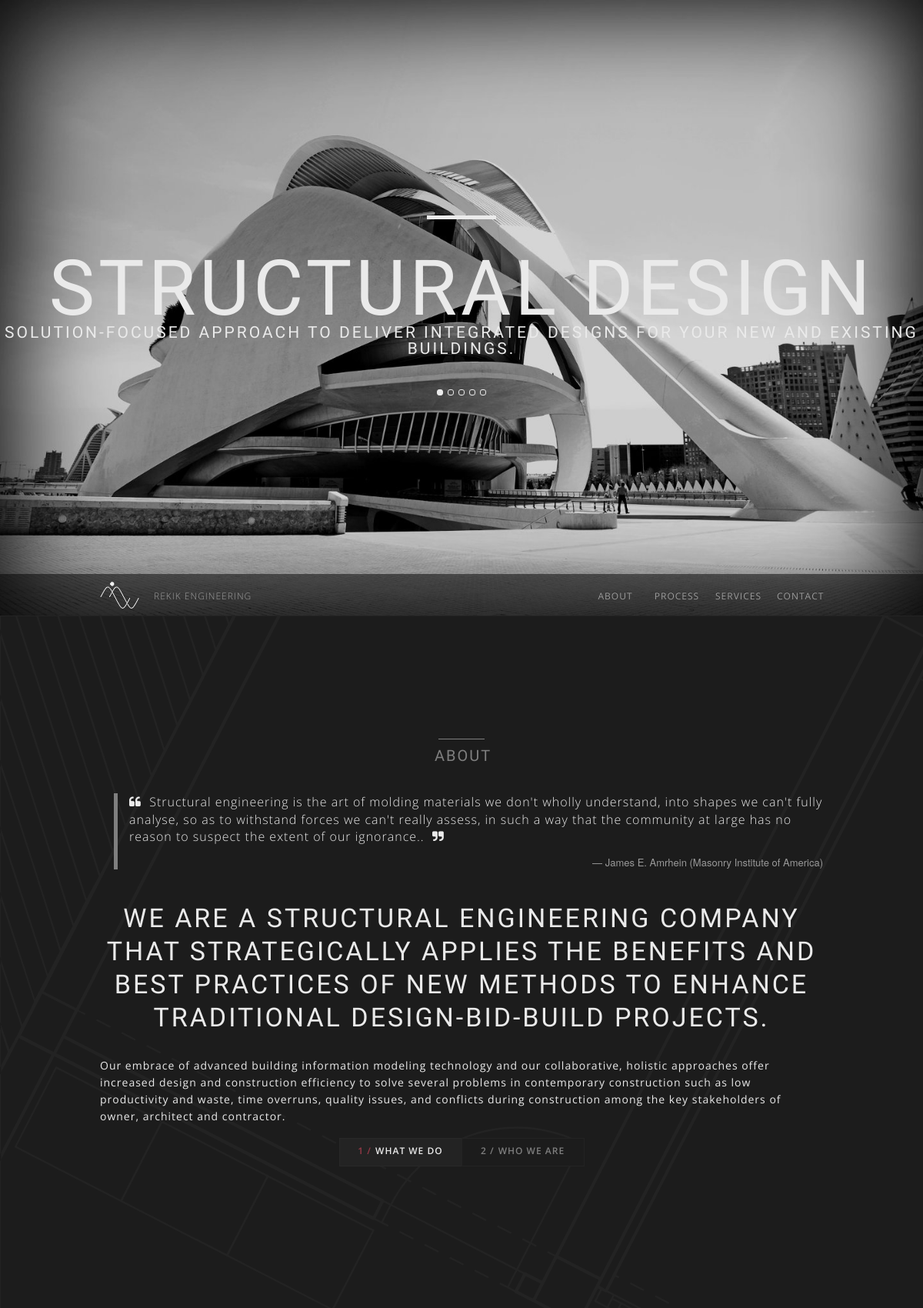
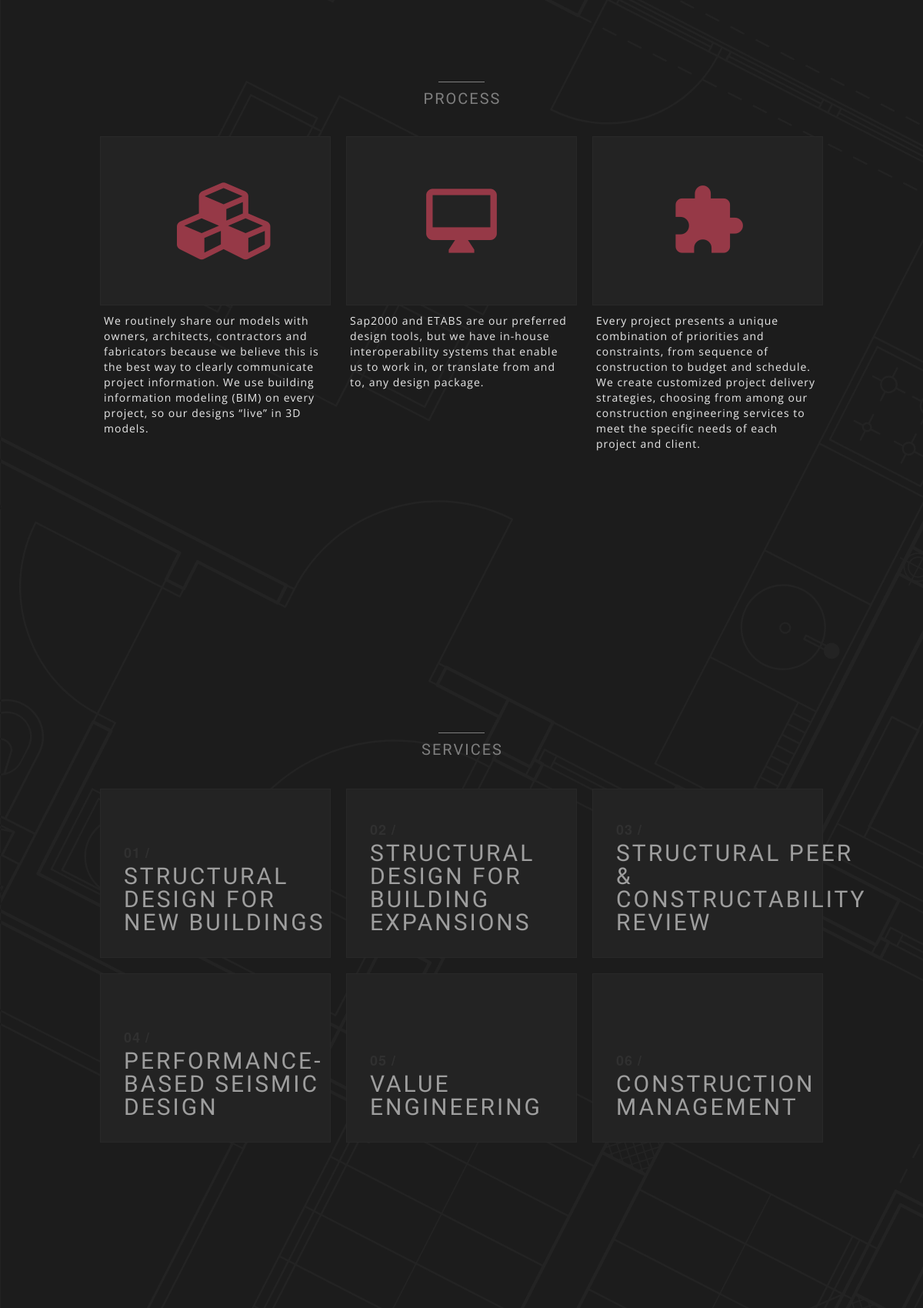
The page / (upper part) on the database its author committed (2 pictures, top to bottom).
### pages/models.py (models this page shows, shortened)
class Base(models.Model):
    created_at = models.DateTimeField(
        'Created date',
        auto_now_add=True,
    )
    updated_at = models.DateTimeField(
        'Modified date',
        auto_now=True
    )
    class Meta:
        abstract = True

class Company(Base):
    name = models.CharField(
        'Company full name',
        max_length=60,
        help_text=''
    )
    tagline = models.CharField('Company tagline', max_length=255)
    quote = models.TextField()
    quote_speaker = models.CharField(
        'Featured quote speaker',
        max_length=60,
        default='Unkown',
    )
    description1 = models.TextField('Company description')
    description2 = models.TextField('More company description')
    team_description = models.TextField('Short team description')
    location = models.CharField('Location name', max_length=100)
    subcity = models.CharField(max_length=100)
    city = models.CharField(max_length=100, default='Addis Ababa')
    country = models.CharField(max_length=100, default='Ethiopia')
    email = models.EmailField(max_length=100)
    phone = models.CharField('Phone number', max_length=20)
    facebook = models.URLField(blank=True)
    twitter = models.URLField(blank=True)
    instagram = models.URLField(blank=True)
    linkedin = models.URLField(blank=True)
    class Meta:
        verbose_name_plural = 'Company'

class Slide(Base):
    title = models.CharField(max_length=120)
    description = models.TextField(
        max_length=255,
        blank=True,
        help_text='Short description with less than 255 letters.'
    )
    wallpaper = models.ImageField(
        upload_to=slide_path,
        help_text='Upload a 1440x960 pixel .jpg image.'
    )

class Process(Base):
    title = models.CharField(max_length=255)
    icon = models.CharField(max_length=100, blank=True)
    description = models.TextField()
    class Meta:
        verbose_name_plural = 'Process'

class Service(Base):
    title = models.CharField(max_length=255)
    description = models.TextField()

### pages/views.py (the view)
# urls.py: path('', page_views.IndexView.as_view(), name='index'),
class IndexView(TemplateView):
    template_name = 'pages/index.html'
    def get_context_data(self, *args, **kwargs):
        context = super().get_context_data(*args, **kwargs)
        context['company'] = models.Company.objects.all()[0]
        context['slide_list'] = models.Slide.objects.all()
        context['staff_list'] = models.Staff.objects.all()
        context['process_list'] = models.Process.objects.all()
        context['service_list'] = models.Service.objects.all()
        return context

### pages/templates/pages/index.html (shortened to what this page needs)
{% load static %}<!DOCTYPE html>
 <html class="no-js">
<head>
        <link rel="stylesheet" type="text/css" href="{% static 'css/font-awesome.min.css' %}">
        <link rel="stylesheet" type="text/css" href="{% static 'css/lib/jquery-ui.min.css' %}">
        <link rel="stylesheet" type="text/css" href="{% static 'css/main.css' %}">
        <link rel="stylesheet" type="text/css" href="{% static 'css/custom.css' %}">
    </head>
    <body class="relative">
        <nav class="navbar">
            <div class="navbar-inner">
                <div class="container btnNavbarWrapper" data-toggle="collapse" data-target=".nav-collapse">
                    <a class="brand hidden-phone" href="#home">
                        <img src="{% static 'img/logo.png' %}" data-id="logo" class="logo" alt="{{ company.name }} Logo">
                        {{ company.name }}
                    </a>
                    <div class="nav-collapse collapse">
                        <ul class="nav pull-right relative">
                            <li><a href="#about" id="1" class="span1">About</a></li>
                            <li><a href="#process" id="2" class="span1">Process</a></li>
                            <li><a href="#services" id="3" class="span1">Services</a></li>
                            <li><a href="#contact" id="4" class="span1">Contact</a></li>
                        </ul>
                    </div>
                </div>
            </div>
        </nav>
        <div id="home" class="flexslider hidden-phone">
            <ul class="slides">
                {% for slide in slide_list %}
                <li data-id="{{ forloop.counter0 }}">
                    <div class="image">
                        {% if slide.wallpaper.url %}
                        <img src="{{ slide.wallpaper }}" alt="{{ slide.short_title }}">
                        {% else %}
                        <img src="{% static 'img/placeholder.png' %}" alt="{{ slide.title }}">
                        {% endif %}
                    </div>
                    <div class="content">
                        <div class="top-bar"></div>
                        <div class="titles">
                            <h3>{{ slide.title }}</h3>
                            <h4>{{ slide.description }}</h4>
                        </div>
                    </div>
                </li>
                {% endfor %}
            </ul>
        </div>
        <div id="blueprints">
            <div id="spacer"></div>
            <section id="about" class="relative">
                <div class="container">
                    <div class="row">
                        <div class="span12 section-header">
                            <span class="title-bar"></span>
                            <h1>About</h1>
                        </div>
                    </div>
                </div>
                <div class="container module" id="what_module" data-id="0">
                    <div class="row">
                        <div class="span12 relative">
                            <blockquote>
                                <p><i class="fa fa-quote-left"></i>&nbsp; {{ company.quote }}.&nbsp; <i class="fa fa-quote-right"></i></p>
                                <small class="text-right">{{ company.quote_speaker }}</small>
                            </blockquote>
                            <br>
                            <h3>{{ company.description1 }}</h3>
                            <p>{{ company.description2 }}</p>
                        </div>
                    </div>
                </div>
                <div class="container" id="about_menu">
                    <div class="row hidden-phone">
                        <div class="span12">
                            <ul>
                                <li class="active" id="what" data-id="0"><span>1 /</span>&nbsp;What We do</li><li id="who" data-id="1"><span>2 /</span>&nbsp;Who We Are</li>
                            </ul>
                        </div>
                    </div>
                </div>
            </section>
            <section id="process">
                <div class="container">
                    <div class="row">
                        <div class="span12 section-header">
                            <span class="title-bar"></span>
                            <h1>Process</h1>
                        </div>
                    </div>
                    <div class="row tiles">
                        {% for process in process_list %}
                        <div class="process-item">
                            <div class="tile">
                                <div class="symbol">
                                    {% autoescape off %}{{ process.icon }}{% endautoescape %}
                                </div>
                            </div>
                            <p>{{ process.description }}</p>
                        </div>
                        {% endfor %}
                    </div>
                </div>
            </section>
            <section id="services">
                <div class="relative hidden-phone">
                    <div class="container">
                        <div class="row">
                            <div class="span12 section-header">
                                <span class="title-bar"></span>
                                <h1>Services</h1>
                            </div>
                        </div>
                    </div>
                    <div class="content hover">
                        <div class="container tiles">
                            <div class="row hidden-phone" >
                                {% for service in service_list %}
                                <div class="tile" data-id="{{ forloop.counter0 }}">
                                    <div>
                                        {% if forloop.counter < 10 %}
                                        <p>0{{ forloop.counter }} /</p>
                                        {% else %}
                                        <p>{{ forloop.counter }} /</p>
                                        {% endif %}
                                        <h2>{{ service.title }}</h2>
                                    </div>
                                </div>
                                {% endfor %}
                            </div>
                        </div>
                    </div>
                </div>
            </section>
        </div>
    </body>
</html>

### static/css/custom.css (style rules this page uses)
.text-right { text-align: right; }
.symbol .material-icons, .symbol .fa { font-size: 100px; font-weight: lighter; color: #963947; }

### rows shown on the page
Company: name "REKIK ENGINEERING", quote "Structural engineering is the art of molding materials we don't wholly understand, into shapes we can't fully analyse, so as to withstand forces we can't really assess, in such a way that the community at large has no reason to suspect the extent of our ignorance.", quote_speaker "James E. Amrhein (Masonry Institute of America)", description1 "WE ARE A STRUCTURAL ENGINEERING COMPANY THAT STRATEGICALLY APPLIES THE BENEFITS AND BEST PRACTICES OF NEW METHODS TO ENHANCE TRADITIONAL DESIGN-BID-BUILD PROJECTS.", description2 "Our embrace of advanced building information modeling technology and our collaborative, holistic approaches offer increased design and construction efficiency to solve several problems in contemporary construction such as low productivity and waste, time overruns, quality issues, and conflicts during construction among the key stakeholders of owner, architect and contractor."
Slide: wallpaper (picture), title "STRUCTURAL DESIGN", description "SOLUTION-FOCUSED APPROACH TO DELIVER INTEGRATED DESIGNS FOR YOUR NEW AND EXISTING BUILDINGS."
Process: description "We routinely share our models with owners, architects, contractors and fabricators because we believe this is the best way to clearly communicate project information. We use building information modeling (BIM) on every project, so our designs “live” in 3D models."
Process: description "Sap2000 and ETABS are our preferred design tools, but we have in-house interoperability systems that enable us to work in, or translate from and to, any design package."
Process: description "Every project presents a unique combination of priorities and constraints, from sequence of construction to budget and schedule. We create customized project delivery strategies, choosing from among our construction engineering services to meet the specific needs of each project and client."
Service: title "STRUCTURAL DESIGN FOR NEW BUILDINGS"
Service: title "STRUCTURAL DESIGN FOR BUILDING EXPANSIONS"
Service: title "STRUCTURAL PEER & CONSTRUCTABILITY REVIEW"
Service: title "PERFORMANCE-BASED SEISMIC DESIGN"
Service: title "VALUE ENGINEERING"
Service: title "CONSTRUCTION MANAGEMENT"
